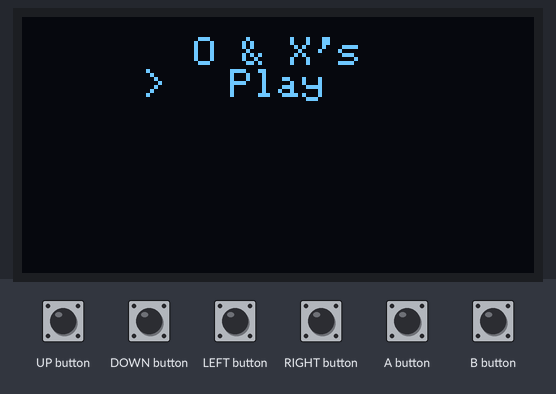
A sketch run on a simulated Arduboy, built with avr-gcc and run on an emulated ATmega32U4. Parts: 128×64 one-colour display. The test bench sets the inputs (shaded band).

Above: at 1.2 s.
1.3 s: A button pressed for 0.15 s
At 2.1 s:
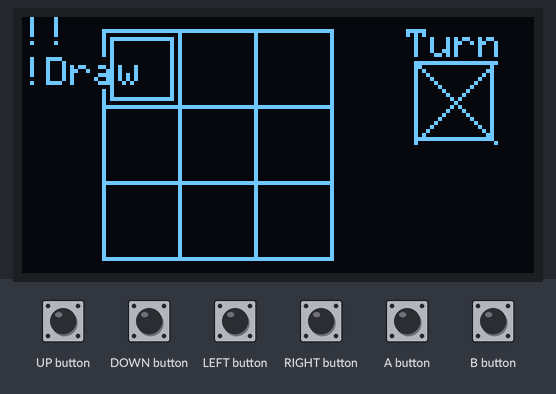
2.9 s: A button pressed for 1 s
At 4.0 s:
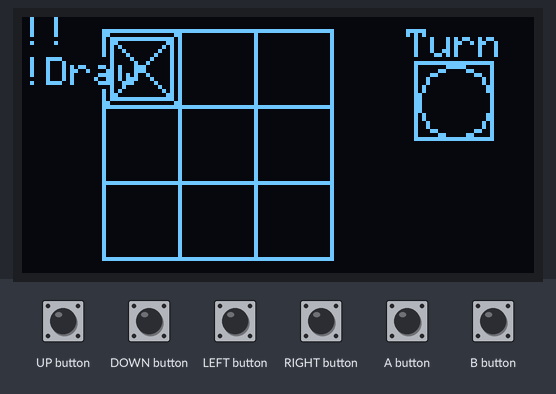
5.4 s: DOWN button pressed for 0.15 s
At 6.4 s:
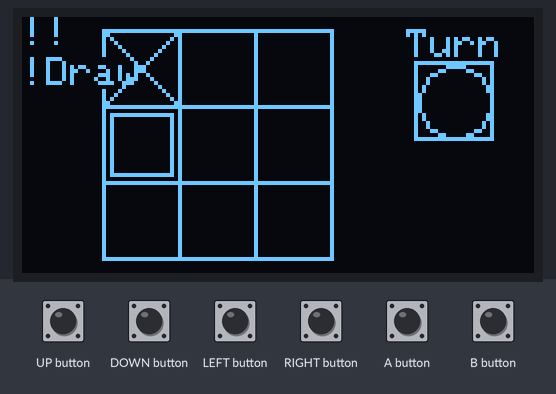
7.0 s: RIGHT button pressed for 0.15 s
At 7.6 s:
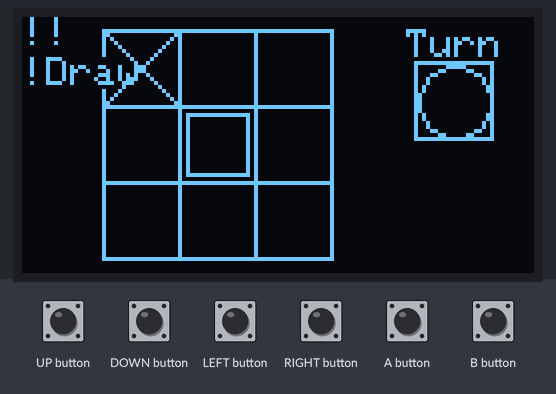
8.6 s: UP button pressed for 0.15 s
At 10.0 s:
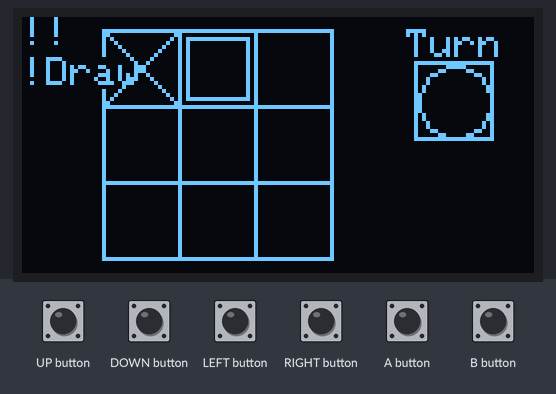
Timing chart, 0 to 11.2 s (numbered marks = the images above; inputs shaded):
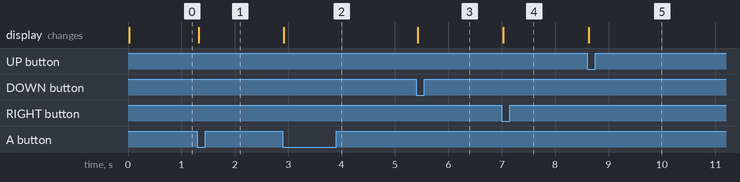

Measured:
- after the input at 1.3 s, the display: changes at once (image 1)
- after the input at 2.9 s, the display: changes at once (image 2)
- after the input at 5.4 s, the display: changes at once (image 3)
- after the input at 7.0 s, the display: changes at once (image 4)
- after the input at 8.6 s, the display: changes at once (image 5)

The sketch:

NoughtsNCrosses.ino
```cpp
#include <Arduboy2.h>
#include <ArduboyTones.h>

Arduboy2 arduboy;

ArduboyTones sound(arduboy.audio.enabled);

struct Screen
{
    uint16_t width = Arduboy2::width();
    uint16_t height = Arduboy2::height();
};
Screen screen;

int textToMiddle(int charWidth, int x1, int x2)
{
    int textCentre = ((charWidth * 6) / 2);
    int xCentre = ((x2 - x1) / 2);

    return ((xCentre - textCentre) + x1);
}

#include "GameState.h"
GameState gameState = GameState::Menu;

#include "GamePlayState.h"
GamePlayState gamePlayState;

#include "MenuState.h"
MenuState menuState;

#include "EndState.h"
EndState endState;

void setup()
{
    arduboy.begin();
}

void loop()
{
    if(!arduboy.nextFrame())
        return;

    arduboy.pollButtons();

    arduboy.clear();

    switch(gameState)
    {
    case GameState::Menu:
        menuState.update();
        menuState.draw();
        break;

    case GameState::GamePlay:
        gamePlayState.update();
        gamePlayState.draw();

        gamePlayState.drawNought();
        gamePlayState.drawCross();

        gamePlayState.drawCursor();
        break;

    case GameState::End:
        endState.update();
        endState.draw();
        break;
    }

    arduboy.display();
}
```

Board.h
```cpp
#pragma once

struct Board
{
    static constexpr uint8_t gridRows = 3;
    static constexpr uint8_t gridColumns = gridRows;
    static constexpr uint8_t gridWidth = 60;
    static constexpr uint8_t gridHeight = 60;
    const uint8_t gridPosX = 20;
    const uint8_t gridPosY = ( (screen.height - this->gridHeight + this->gridColumns) / 2 ); // Center Grid
    const uint8_t gridPixelSetback = 1; // Moves back 1 pixel so the rectangle edges are aligned to create a perfect grid

    void drawGrid()
    {
        for(size_t columns = 0; columns < this->gridColumns; ++columns)
        {
            for(size_t rows = 0; rows < this->gridRows; ++rows)
            {
                arduboy.drawRect( ((((this->gridWidth / this->gridRows) - this->gridPixelSetback) * rows) + this->gridPosX),
                ((((this->gridHeight / this->gridColumns) - this->gridPixelSetback) * columns) + this->gridPosY),
                (this->gridWidth / this->gridRows),
                (this->gridHeight / this->gridColumns) );
            }
        }
    }

    const uint8_t infoBoxWidth = 20;
    const uint8_t infoBoxPosX = screen.width - this->infoBoxWidth - 10;
    const uint8_t infoBoxPosY = this->gridPosY + 8;

    void drawInfoBox()
    {
        arduboy.drawRect( this->infoBoxPosX, this->infoBoxPosY, this->infoBoxWidth, this->infoBoxWidth );

        arduboy.setCursor( textToMiddle( 4, this->infoBoxPosX, (this->infoBoxPosX + this->infoBoxWidth) ), (this->infoBoxPosY - 8) );
        arduboy.print(F("Turn"));
    }
};
```

EndState.h
```cpp
#pragma once

struct EndState
{
    void update()
    {
        if(arduboy.justPressed(A_BUTTON))
        {
            gamePlayState.resetWon();
            gamePlayState.resetBoard();

            gameState = GameState::Menu;
        }
    }

    void draw()
    {
        arduboy.setCursor(textToMiddle(14, 0, Arduboy2::width()), 28);

        if(gamePlayState.player1.won)
            arduboy.print(F("Player 1 Wins!"));
        else if(gamePlayState.player2.won)
            arduboy.print(F("Player 2 Wins!"));

        if(gamePlayState.gameDraw)
        {
            arduboy.setCursorX(textToMiddle(17, 0, Arduboy2::width()));
            arduboy.print(F("Draw! No one Won!"));
        }

        arduboy.setCursor(textToMiddle(15, 0, Arduboy2::width()), 36);
        arduboy.print(F("Press A to end!"));
    }
};
```

GamePlayState.h
```cpp
#pragma once

#include "Board.h"
Board board;

struct GamePlayState
{
    char playerBoard[3][3] =
    {
        {' ', ' ', ' '},
        {' ', ' ', ' '},
        {' ', ' ', ' '}
    };

    uint8_t cursorColumn = 0;
    uint8_t cursorRow = 0;

    struct Player
    {
        bool turn;
        bool won;
        uint8_t matches;
    };

    Player player1 = { true, false, 0 };
    Player player2 = { false, false, 0 };

    void resetMatches()
    {
        this->player1.matches = 0;
        this->player2.matches = 0;
    }

    bool gameDraw = false;

    uint8_t turns = 0;

    void resetWon()
    {
        this->player1.won = false;
        this->player2.won = false;

        this->player1.turn = true;
        this->player2.turn = false;

        this->gameDraw = false;
        this->turns = 0;
    }

    void resetBoard()
    {
        for(size_t row = 0; row < board.gridRows; ++row)
        {
            for(size_t column = 0; column < board.gridColumns; ++column)
            {
                this->playerBoard[row][column] = ' ';
            }
        }

        this->cursorRow = 0;
        this->cursorColumn = 0;
    }

    void playerWinCheck()
    {
        // Horizontal Rows
        for(size_t row = 0; row < board.gridRows; ++row)
        {
            for(size_t column = 0; column < board.gridColumns; ++column)
            {
                if(this->playerBoard[row][column] == 'X')
                    ++this->player1.matches;
                if(this->playerBoard[row][column] == 'O')
                    ++this->player2.matches;
            }

            if(player1.matches >= board.gridColumns)
                this->player1.won = true;
            else if(player2.matches >= board.gridColumns)
                this->player2.won = true;

            this->resetMatches();
        }

        // Vertical Rows
        for(size_t row = 0; row < board.gridRows; ++row)
        {
            for(size_t column = 0; column < board.gridColumns; ++column)
            {
                if(this->playerBoard[column][row] == 'X')
                    ++this->player1.matches;
                if(this->playerBoard[column][row] == 'O')
                    ++this->player2.matches;
            }

            if(player1.matches >= board.gridColumns)
                this->player1.won = true;
            else if(player2.matches >= board.gridColumns)
                this->player2.won = true;

            this->resetMatches();
        }

        //Downwards Diagonally
        for(size_t index = 0; index < 3; ++index)
        {
            if(this->playerBoard[index][index] == 'X')
                ++this->player1.matches;
            if(this->playerBoard[index][index] == 'O')
                ++this->player2.matches;
        }

        if(this->player1.matches >= board.gridColumns)
            this->player1.won = true;
        else if(this->player2.matches >= board.gridColumns)
            this->player2.won = true;

            this->resetMatches();

        //Upwards Diagonally
        uint8_t rowIndex = 0;

        for(int index = (board.gridColumns - 1); index > -1; --index)
        {
            if(this->playerBoard[rowIndex][index] == 'X')
                ++this->player1.matches;
            if(this->playerBoard[rowIndex][index] == 'O')
                ++this->player2.matches;

            ++rowIndex;
        }

        if(this->player1.matches >= board.gridColumns)
            this->player1.won = true;
        else if(this->player2.matches >= board.gridColumns)
            this->player2.won = true;

            this->resetMatches();
    }

    void update()
    {
        if(arduboy.justPressed(UP_BUTTON) && this->cursorRow > 0)
            --this->cursorRow;
        else if(arduboy.justPressed(DOWN_BUTTON) && this->cursorRow < 2)
            ++this->cursorRow;

        if(arduboy.justPressed(LEFT_BUTTON) && this->cursorColumn > 0)
            --this->cursorColumn;
        else if(arduboy.justPressed(RIGHT_BUTTON) && this->cursorColumn < 2)
            ++this->cursorColumn;

        if(arduboy.justPressed(A_BUTTON))
        {
            if(this->playerBoard[this->cursorRow][this->cursorColumn] != 'X' && this->playerBoard[this->cursorRow][this->cursorColumn] != 'O')
            {
                if(this->player2.turn)
                {
                    this->playerBoard[this->cursorRow][this->cursorColumn] = 'O';

                    this->player2.turn = false;
                    this->player1.turn = true;
                }
                else
                {
                    this->playerBoard[this->cursorRow][this->cursorColumn] = 'X';

                    this->player1.turn = false;
                    this->player2.turn = true;
                }

                ++this->turns;
            }
        }

        playerWinCheck();

        if(this->turns >= 9)
            this->gameDraw = true;

        if(this->player1.won || this->player2.won || this->gameDraw)
            gameState = GameState::End;
    }

    void draw()
    {
        board.drawGrid();
        board.drawInfoBox();

        // Debugging!
        arduboy.setCursor(0, 0);
        arduboy.print((this->player1.won) ? F("P1") : F("!"));
        arduboy.print((this->player2.won) ? F("P2") : F("!"));

        arduboy.setCursor(0, 10);
        arduboy.print((this->gameDraw) ? F("Draw") : F("!Draw"));

    }

    uint8_t noughtPosX = (((board.gridWidth / board.gridRows) - board.gridPixelSetback));
    uint8_t noughtPosY = (((board.gridHeight / board.gridColumns) - board.gridPixelSetback));

    void drawCursor()
    {
        const uint8_t cursorBoxOffset = 2;
        const uint8_t cursorBoxWidth = ((board.gridWidth / board.gridRows) - (cursorBoxOffset * 2));

        uint8_t cursorPosX = ((this->cursorColumn * this->noughtPosX) + board.gridPosX + cursorBoxOffset);
        uint8_t cursorPosY = ((this->cursorRow * this->noughtPosY) + board.gridPosY + cursorBoxOffset);

        arduboy.drawRect(cursorPosX, cursorPosY, cursorBoxWidth, cursorBoxWidth);
    }

    const uint8_t noughtRadius = noughtPosX / 2;

    void drawNought()
    {
        for(size_t rows = 0; rows < 3; ++rows)
        {
            for(size_t columns = 0; columns < 3; ++columns)
            {
                if(this->playerBoard[rows][columns] == 'O')
                {
                    const uint8_t circlePosX = (this->noughtPosX * columns) + board.gridPosX + this->noughtRadius;
                    const uint8_t circlePosY = (this->noughtPosY * rows) + board.gridPosY + this->noughtRadius;

                    arduboy.drawCircle(circlePosX, circlePosY, noughtRadius);
                }

                if(!this->player1.turn)
                {
                    const uint8_t noughtsTurnPosX = (board.infoBoxPosX + (board.infoBoxWidth / 2));
                    const uint8_t noughtsTurnPosY = (board.infoBoxPosY + (board.infoBoxWidth / 2));
                    const uint8_t noughtsTurnRadius = ((board.infoBoxWidth / 2) - board.gridPixelSetback);

                    arduboy.drawCircle(noughtsTurnPosX, noughtsTurnPosY, noughtsTurnRadius);
                }
            }
        }
    }

    const uint8_t crossWidth = ((board.gridWidth / board.gridRows) - board.gridPixelSetback);

    void drawCross()
    {
        for(size_t rows = 0; rows < 3; ++rows)
        {
            for(size_t columns = 0; columns < 3; ++columns)
            {
                if(this->playerBoard[rows][columns] == 'X')
                {
                    const uint8_t crossPosX0 = ((this->crossWidth * columns) + board.gridPosX);
                    const uint8_t crossPosX1 = ((this->crossWidth * columns) + board.gridPosX + this->crossWidth);
                    const uint8_t crossPosY0 = ((this->crossWidth * rows) + board.gridPosY);
                    const uint8_t crossPosY1 = ((this->crossWidth * rows) + board.gridPosY + this->crossWidth);

                    arduboy.drawLine(crossPosX0, crossPosY0, crossPosX1, crossPosY1);

                    arduboy.drawLine(crossPosX1, crossPosY0, crossPosX0, crossPosY1);
                }

                if(this->player1.turn)
                {
                    const uint8_t crossesTurnPosX = (board.infoBoxPosX + (board.infoBoxWidth / 2));
                    const uint8_t crossesTurnPosY = (board.infoBoxPosY + (board.infoBoxWidth / 2));
                    const uint8_t crossesTurnRadius = ((board.infoBoxWidth / 2) - board.gridPixelSetback);

                    const uint8_t crossesTurnPosX0 = board.infoBoxPosX;
                    const uint8_t crossesTurnPosX1 = board.infoBoxPosX + board.infoBoxWidth;
                    const uint8_t crossesTurnPosY0 = board.infoBoxPosY;
                    const uint8_t crossesTurnPosY1 = board.infoBoxPosY + board.infoBoxWidth;

                    arduboy.drawLine(crossesTurnPosX0, crossesTurnPosY0, crossesTurnPosX1, crossesTurnPosY1);
                    arduboy.drawLine(crossesTurnPosX1, crossesTurnPosY0, crossesTurnPosX0, crossesTurnPosY1);
                }
            }
        }
    }
};
```

GameState.h
```cpp
#pragma once

enum class GameState
{
    Menu,
    GamePlay,
    End
};
```

MenuState.h
```cpp
#pragma once

struct MenuState
{
    uint8_t menuCursor = 0;

    void update()
    {
        if(arduboy.justPressed(A_BUTTON))
        {
            if(this->menuCursor == 0)
                gameState = GameState::GamePlay;

            /*
            else if(this->menuCursor == 1)
            {
                arduboy.audio.toggle();
                sound.tone(2000, 100);
            }
            */
        }

        /*
        if(arduboy.justPressed(DOWN_BUTTON) && this->menuCursor < 1)
            ++this->menuCursor;
        else if(arduboy.justPressed(UP_BUTTON) && this->menuCursor > 0)
            --this->menuCursor;
        */
    }

    void draw()
    {
        arduboy.setCursor( textToMiddle(7, 0, screen.width), 5 );
        arduboy.print(F("O & X's"));

        arduboy.setCursor( textToMiddle(4, 0, screen.width), 13 );
        arduboy.print(F("Play"));

        /*
        arduboy.setCursor( textToMiddle( ((arduboy.audio.enabled()) ? 8 : 9), 0, screen.width), 21 );
        arduboy.print(F("Sound:"));
        arduboy.print( (arduboy.audio.enabled()) ? F("On") : F("Off") );
        */

        arduboy.setCursor( 30, ((this->menuCursor * 8) + 13) );
        arduboy.print(F(">"));
    }
};
```
